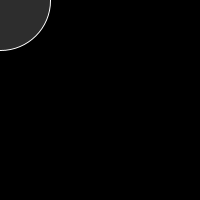
Frame 1 (no input)
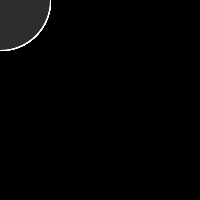
Frame 60 (the mouse pressed at the canvas centre just before this capture)
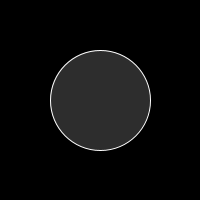
Frame 120 (the mouse held since frame 60 and released just before this capture)

The Processing sketch that drew these frames (run headless with seeded random() and noise(); from frame 60 on, the mouse is pressed at the canvas centre):

// Processing sketch: Mouse_Events_2_8
// ── Mouse_Events_2_8.pde
//Mouse Evenets Example 2.8

//If the LEFT button on the mouse is pressed, set the fill to black and draw a square. As soon as the LEFT button is released, gray fill the square.

//If the RIGHT button on the mouse is pressed, set the fill to white and draw a square. As soon as the RIGHT button is released, gray fill the square.

//If no mouse button is pressed, set the fill to gray and draw a square.


void setup(){
   size(200,200);
   background(0);
}


void draw(){
   if (mousePressed) {
    background(0);

   
   }
  stroke(255);
  fill(45,45,45);
  ellipse(mouseX, mouseY,100,100); //hard code
 
  
}
